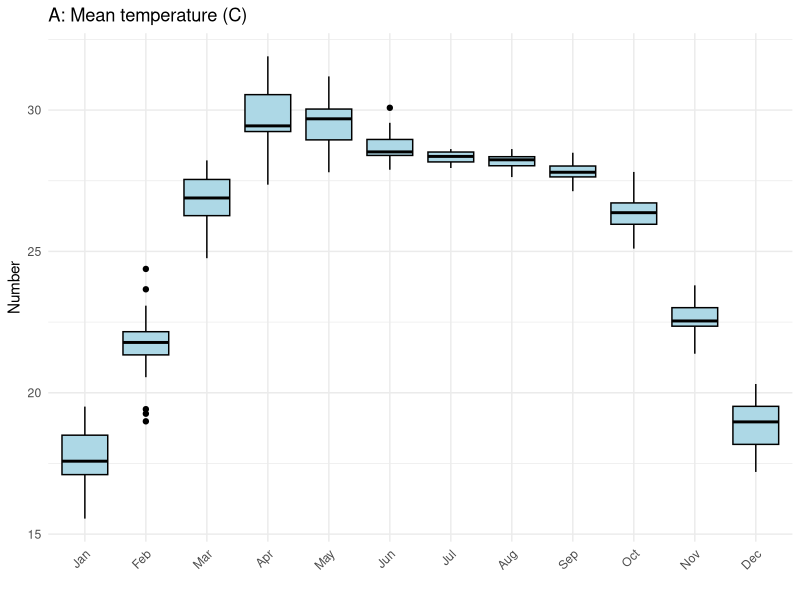
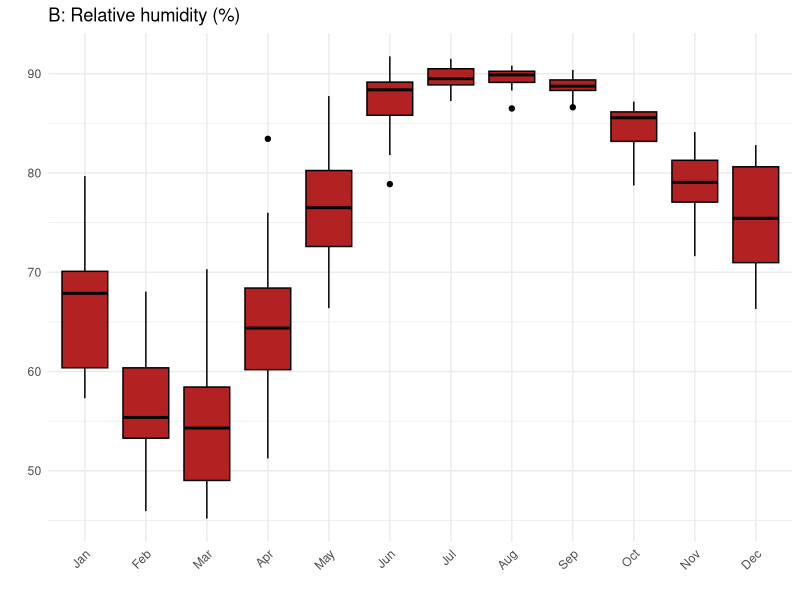
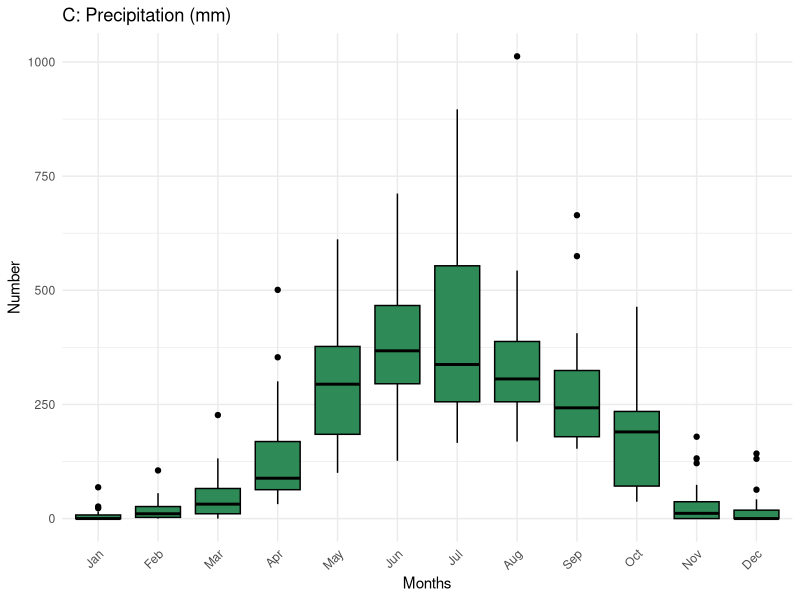
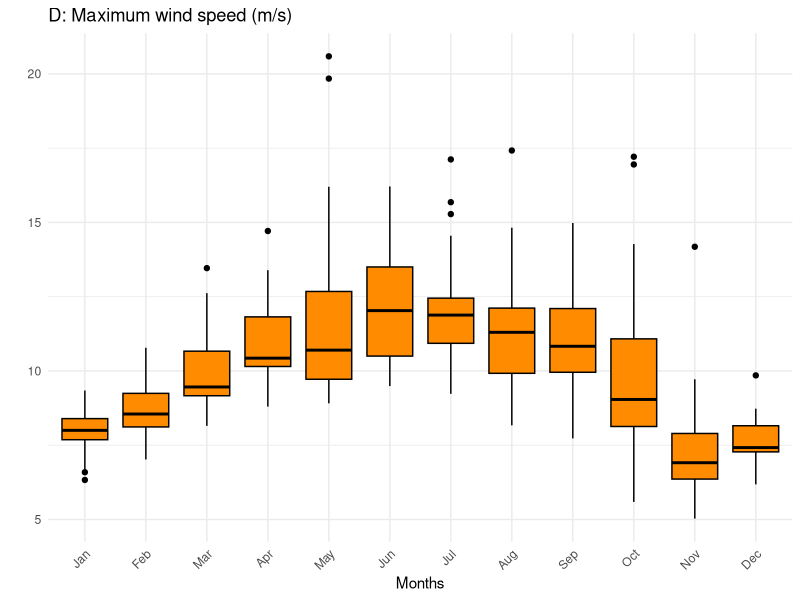
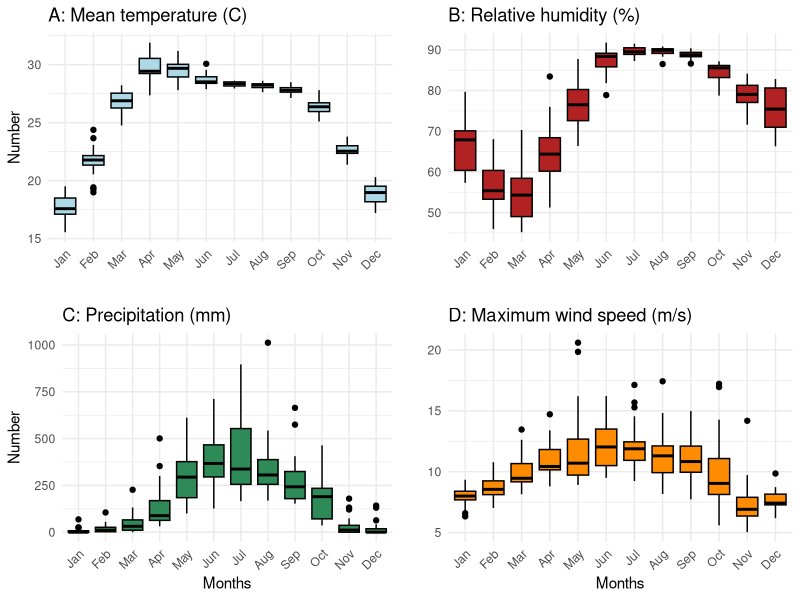

R code for these plots, in order:
#Dengue ML & DL
##My directory
setwd("D:/Research/Dengue_DL & ML")

#Load required library
library(readxl)
library(dplyr)
library(tidyr)
library(car)
library(ggplot2)
library(lubridate)
library(gridExtra)

#Upload the data
data<-read_excel("data_DENV.xlsx",sheet="data")

##Basic statistics

# Convert the data from wide to long format
df_long <- data %>%
  pivot_longer(
    cols = c(y, x1, x2, x3, x4, x5, x6, x7),
    names_to = "variable",
    values_to = "value"
  )

# Calculate descriptive statistics for each variable by year
desc_stats <- df_long %>%
  group_by(Year, variable) %>%
  summarise(
    min    = min(value, na.rm = TRUE),
    max    = max(value, na.rm = TRUE),
    mean   = mean(value, na.rm = TRUE),
    sd     = sd(value, na.rm = TRUE),
    median = median(value, na.rm = TRUE),
    .groups = "drop"
  )

# Display the resulting table
print(desc_stats)
View(desc_stats)



# Calculate overall descriptive statistics for each variable
desc_stats <- df_long %>%
  group_by(variable) %>%
  summarise(
    min    = min(value, na.rm = TRUE),
    max    = max(value, na.rm = TRUE),
    mean   = mean(value, na.rm = TRUE),
    sd     = sd(value, na.rm = TRUE),
    median = median(value, na.rm = TRUE)
  )

# Display the resulting table
print(desc_stats)
View(desc_stats)

##Monthly distribution of climate patterns in BD
data$Months <- month(data$Months, label = TRUE)  # Label = TRUE gives month names

# Plot the monthly boxplot
p1<-ggplot(data, aes(x = Months, y = x1)) +
  geom_boxplot(fill = "lightblue", color = "black") +
  labs(title = "A: Mean temperature (C)",
       x = "", y = "Number") +
  theme_minimal() +
  theme(axis.text.x = element_text(angle = 45, hjust = 1));p1

p2<-ggplot(data, aes(x = Months, y = x4)) +
  geom_boxplot(fill = "firebrick", color = "black") +
  labs(title = "B: Relative humidity (%)",
       x = "", y = "") +
  theme_minimal() +
  theme(axis.text.x = element_text(angle = 45, hjust = 1));p2

p3<-ggplot(data, aes(x = Months, y = x5)) +
  geom_boxplot(fill = "seagreen", color = "black") +
  labs(title = "C: Precipitation (mm)",
       x = "Months", y = "Number") +
  theme_minimal() +
  theme(axis.text.x = element_text(angle = 45, hjust = 1));p3

p4<-ggplot(data, aes(x = Months, y = x7)) +
  geom_boxplot(fill = "darkorange", color = "black") +
  labs(title = "D: Maximum wind speed (m/s)",
       x = "Months", y = "") +
  theme_minimal() +
  theme(axis.text.x = element_text(angle = 45, hjust = 1));p4

##combine the plots
grid.arrange(p1,p2,p3,p4,ncol=2)

##Multicollinearity check
model_linear<-lm(y~x1+x2+x3+x4+x5+x6+x7,data=data)

VIF<-vif(model_linear)
print(VIF)

